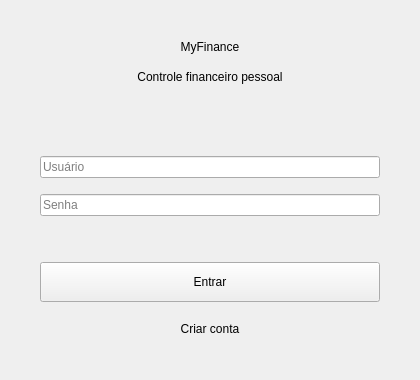
<?xml version="1.0" encoding="UTF-8"?>
<ui version="4.0">
 <class>LoginWindow</class>
 <widget class="QWidget" name="LoginWindow">
  <property name="geometry">
   <rect>
    <x>0</x>
    <y>0</y>
    <width>420</width>
    <height>380</height>
   </rect>
  </property>
  <property name="windowTitle">
   <string>MyFinance - Login</string>
  </property>
  <layout class="QVBoxLayout" name="mainLayout">
   <property name="spacing">
    <number>16</number>
   </property>
   <property name="leftMargin">
    <number>40</number>
   </property>
   <property name="topMargin">
    <number>40</number>
   </property>
   <property name="rightMargin">
    <number>40</number>
   </property>
   <property name="bottomMargin">
    <number>40</number>
   </property>
   <item>
    <widget class="QLabel" name="lbl_title">
     <property name="text">
      <string>MyFinance</string>
     </property>
     <property name="alignment">
      <set>Qt::AlignCenter</set>
     </property>
    </widget>
   </item>
   <item>
    <widget class="QLabel" name="lbl_subtitle">
     <property name="text">
      <string>Controle financeiro pessoal</string>
     </property>
     <property name="alignment">
      <set>Qt::AlignCenter</set>
     </property>
    </widget>
   </item>
   <item>
    <spacer name="verticalSpacer">
     <property name="orientation">
      <enum>Qt::Vertical</enum>
     </property>
     <property name="sizeHint" stdset="0">
      <size>
       <width>20</width>
       <height>20</height>
      </size>
     </property>
    </spacer>
   </item>
   <item>
    <widget class="QLineEdit" name="txt_username">
     <property name="placeholderText">
      <string>Usuário</string>
     </property>
    </widget>
   </item>
   <item>
    <widget class="QLineEdit" name="txt_password">
     <property name="placeholderText">
      <string>Senha</string>
     </property>
     <property name="echoMode">
      <enum>QLineEdit::Password</enum>
     </property>
    </widget>
   </item>
   <item>
    <widget class="QLabel" name="lbl_error">
     <property name="text">
      <string/>
     </property>
     <property name="styleSheet">
      <string notr="true">color: #E74C3C;</string>
     </property>
     <property name="alignment">
      <set>Qt::AlignCenter</set>
     </property>
    </widget>
   </item>
   <item>
    <widget class="QPushButton" name="btn_login">
     <property name="text">
      <string>Entrar</string>
     </property>
     <property name="minimumSize">
      <size>
       <width>0</width>
       <height>40</height>
      </size>
     </property>
    </widget>
   </item>
   <item>
    <widget class="QPushButton" name="btn_register">
     <property name="text">
      <string>Criar conta</string>
     </property>
     <property name="flat">
      <bool>true</bool>
     </property>
    </widget>
   </item>
  </layout>
 </widget>
 <resources/>
 <connections/>
</ui>
